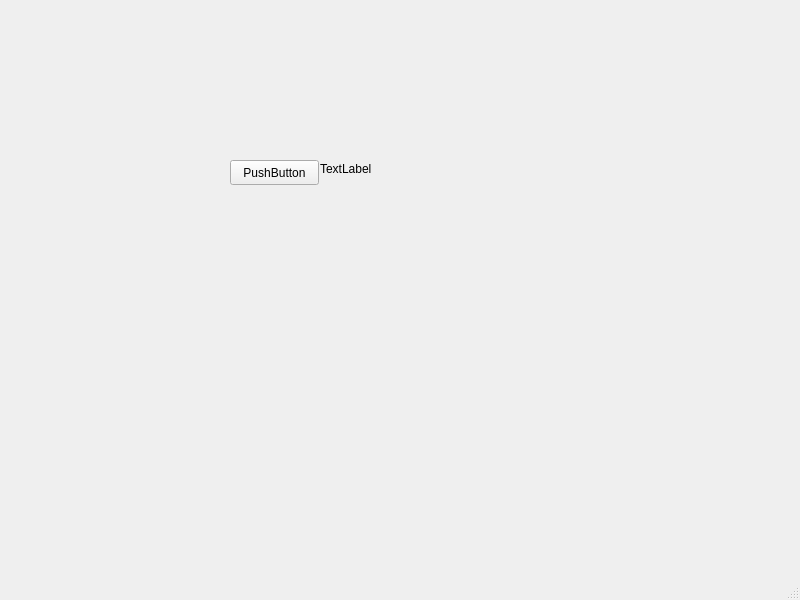
<?xml version="1.0" encoding="UTF-8"?>
<ui version="4.0">
 <class>MainWindow</class>
 <widget class="QMainWindow" name="MainWindow">
  <property name="geometry">
   <rect>
    <x>0</x>
    <y>0</y>
    <width>800</width>
    <height>600</height>
   </rect>
  </property>
  <property name="windowTitle">
   <string>MainWindow</string>
  </property>
  <widget class="QWidget" name="centralwidget">
   <widget class="QPushButton" name="pushButton">
    <property name="geometry">
     <rect>
      <x>230</x>
      <y>160</y>
      <width>89</width>
      <height>25</height>
     </rect>
    </property>
    <property name="text">
     <string>PushButton</string>
    </property>
   </widget>
   <widget class="QLabel" name="label">
    <property name="geometry">
     <rect>
      <x>320</x>
      <y>160</y>
      <width>91</width>
      <height>17</height>
     </rect>
    </property>
    <property name="maximumSize">
     <size>
      <width>91</width>
      <height>17</height>
     </size>
    </property>
    <property name="text">
     <string>TextLabel</string>
    </property>
   </widget>
  </widget>
  <widget class="QMenuBar" name="menubar">
   <property name="geometry">
    <rect>
     <x>0</x>
     <y>0</y>
     <width>800</width>
     <height>28</height>
    </rect>
   </property>
  </widget>
  <widget class="QStatusBar" name="statusbar"/>
 </widget>
 <resources/>
 <connections/>
</ui>
